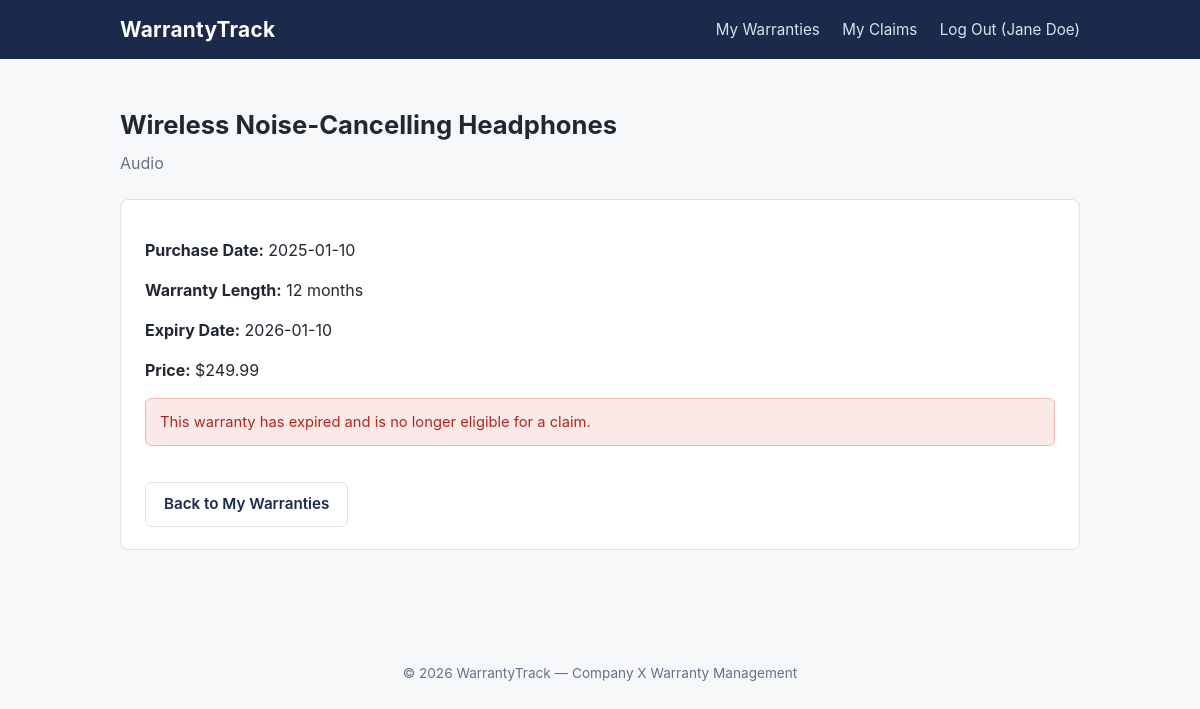
/warranty_detail.php?id=2 (signed in), run on the app's committed database.
### tables this page shows
CREATE TABLE warranties (
    warranty_id            INT AUTO_INCREMENT PRIMARY KEY,
    user_id                INT NOT NULL,
    product_id             INT NOT NULL,
    purchase_date           DATE NOT NULL,
    warranty_length_months  INT NOT NULL,
    expiry_date             DATE NOT NULL,
    FOREIGN KEY (user_id) REFERENCES users(user_id) ON DELETE CASCADE,
    FOREIGN KEY (product_id) REFERENCES products(product_id) ON DELETE CASCADE
);

CREATE TABLE products (
    product_id  INT AUTO_INCREMENT PRIMARY KEY,
    name        VARCHAR(150) NOT NULL,
    category    VARCHAR(100) NOT NULL,
    price       DECIMAL(10,2) NOT NULL
);

### warranty_detail.php (the view, shortened to what this page needs)
<?php
include 'includes/db_connect.php';
include 'includes/header.php';
$user_id = $_SESSION['user_id'];
$warranty_id = isset($_GET['id']) ? (int)$_GET['id'] : 0;
$stmt = $conn->prepare(
    "SELECT w.warranty_id, w.purchase_date, w.expiry_date, w.warranty_length_months,
            p.name AS product_name, p.category, p.price
     FROM warranties w
     JOIN products p ON w.product_id = p.product_id
     WHERE w.warranty_id = ? AND w.user_id = ?"
);
$stmt->bind_param("ii", $warranty_id, $user_id);
$stmt->execute();
$result = $stmt->get_result();
$w = $result->fetch_assoc();
$expired = (new DateTime($w['expiry_date'])) < (new DateTime());
?>
<h1><?php echo htmlspecialchars($w['product_name']); ?></h1>
<p class="subtitle mt-0"><?php echo htmlspecialchars($w['category']); ?></p>
<div class="card">
    <p><strong>Purchase Date:</strong> <?php echo htmlspecialchars($w['purchase_date']); ?></p>
    <p><strong>Warranty Length:</strong> <?php echo (int)$w['warranty_length_months']; ?> months</p>
    <p><strong>Expiry Date:</strong> <?php echo htmlspecialchars($w['expiry_date']); ?></p>
    <p><strong>Price:</strong> $<?php echo number_format($w['price'], 2); ?></p>
    <?php if ($expired): ?>
        <div class="alert alert-error">This warranty has expired and is no longer eligible for a claim.</div>
    <?php else: ?>
        <a href="submit_claim.php?warranty_id=<?php echo $w['warranty_id']; ?>" class="btn">Submit a Claim</a>
    <?php endif; ?>
    <a href="dashboard.php" class="btn btn-secondary">Back to My Warranties</a>
</div>
<?php include 'includes/footer.php'; ?>

### style.css (style rules this page uses)
:root { --navy: #1b2a4a; --navy-light: #2c3e63; --teal: #1f7a70; --teal-light: #e6f2f0; --bg: #f7f8fa; --card-bg: #ffffff; --text: #222831; --muted: #667085; --border: #dfe3e8; --danger: #b3261e; --warning: #b06b00; --success: #1f7a3f; }
* { box-sizing: border-box; }
body { margin: 0; font-family: -apple-system, "Segoe UI", Roboto, Helvetica, Arial, sans-serif; background: var(--bg); color: var(--text); line-height: 1.5; }
h1 { font-size: 1.6rem; margin-bottom: 6px; }
p.subtitle { color: var(--muted); margin-top: 0; margin-bottom: 24px; }
.card { background: var(--card-bg); border: 1px solid var(--border); border-radius: 8px; padding: 22px 24px; margin-bottom: 20px; }
button, .btn { display: inline-block; background: var(--teal); color: #fff; border: none; padding: 10px 18px; border-radius: 6px; font-size: 0.95rem; font-weight: 600; cursor: pointer; text-decoration: none; margin-top: 18px; }
.btn-secondary { background: transparent; color: var(--navy); border: 1px solid var(--border); }
.alert { padding: 12px 14px; border-radius: 6px; margin-bottom: 18px; font-size: 0.92rem; }
.alert-error { background: #fbe9e7; color: var(--danger); border: 1px solid #f2b8b3; }
.mt-0 { margin-top: 0; }

### data on the page
warranties: product.name "Wireless Noise-Cancelling Headphones", product.category "Audio", purchase_date "2025-01-10", warranty_length_months "12", expiry_date "2026-01-10", product.price "249.99"

### other printed values
$_SESSION['name'] "Jane Doe"
